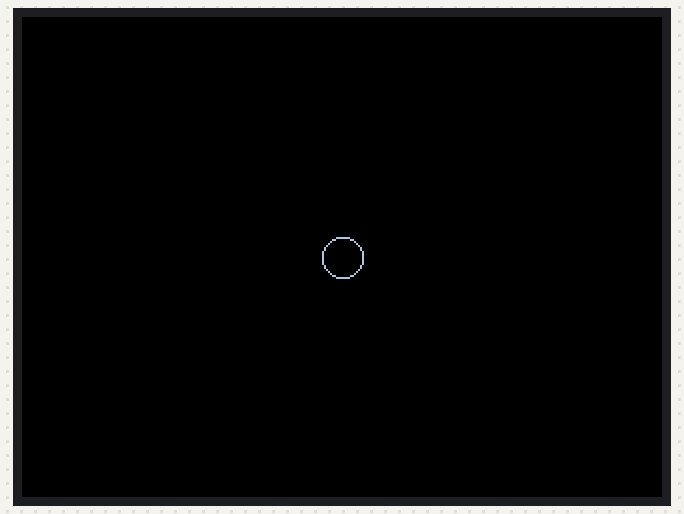
This sketch was run on a simulated ESP32. On the bench: 320×240 colour display.

Above: at 0.3 s.
At 0.8 s:
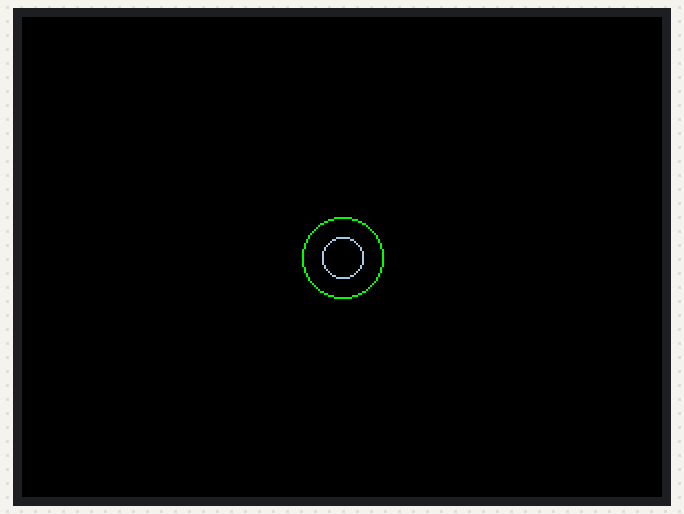
At 1.3 s:
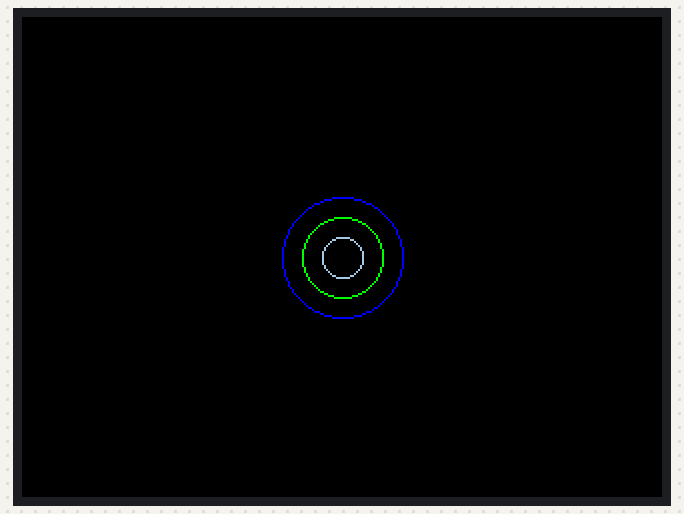
At 2.8 s:
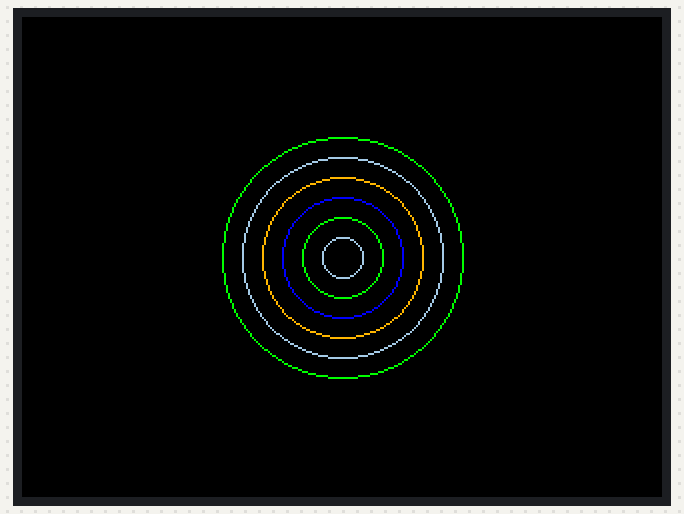
At 4.3 s:
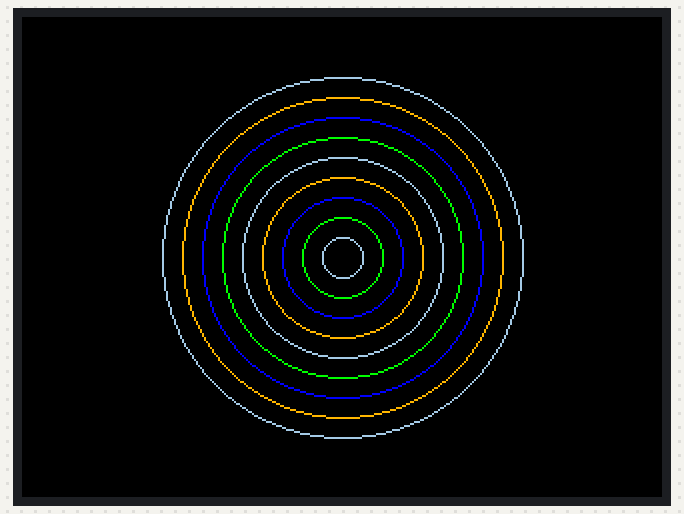
At 7.3 s:
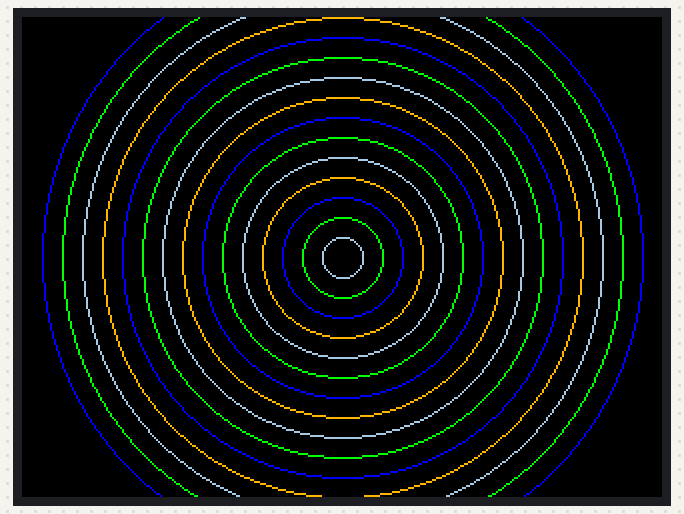

Measured:
- by itself, everything shown: repeats every 7.6 s, in 15 steps
- what the display in image 1 shows lasts 0.5 s, from 0.7 s to 1.2 s
- what the display in image 5 shows lasts 0.6 s, from 7.2 s to 7.8 s

The sketch:

sound_m.ino
```cpp
#include <TFT_eSPI.h>
#include <SPI.h>

TFT_eSPI tft = TFT_eSPI();

void setup() {
  tft.init();
  tft.setRotation(1);   // 1 = landscape, 2 = portrait

  // Set text datum to middle-center for easy centering
  tft.setTextDatum(MC_DATUM);

  // Set text font and size (optional, but no longer needed if you are not displaying text)
  tft.setTextFont(2);    // Ensure the font size is set (use available fonts 1 to 7)
  tft.setTextSize(4);    // Text scaling factor (4 makes it larger)
}

void loop() {
  concentricCircles();
}

uint16_t colors[] = {TFT_ORANGE, 0xA65C, TFT_GREEN, TFT_BLUE};  // Orange, Brown, Green, Blue

void concentricCircles(){
  tft.fillScreen(TFT_BLACK); // Fill the screen with black background

  // Loop through colors while drawing the circles
  for (int16_t r = 10; r < tft.width() / 2; r += 10) {
    // Cycle through colors using modulo to loop through the array
    uint16_t color = colors[(r / 10) % 4];

    // Draw concentric circles with gradient colors
    tft.drawCircle(tft.width() / 2, tft.height() / 2, r, color);

    delay(500); // Adjust delay as needed
  }

  // Set text color and background (not needed if not drawing text)
  tft.setTextColor(TFT_WHITE, TFT_BLACK);  // White text with black background

  // Remove this line to avoid drawing "M" at the center:
  // tft.drawString("M", tft.width() / 2, tft.height() / 2);
}
```
